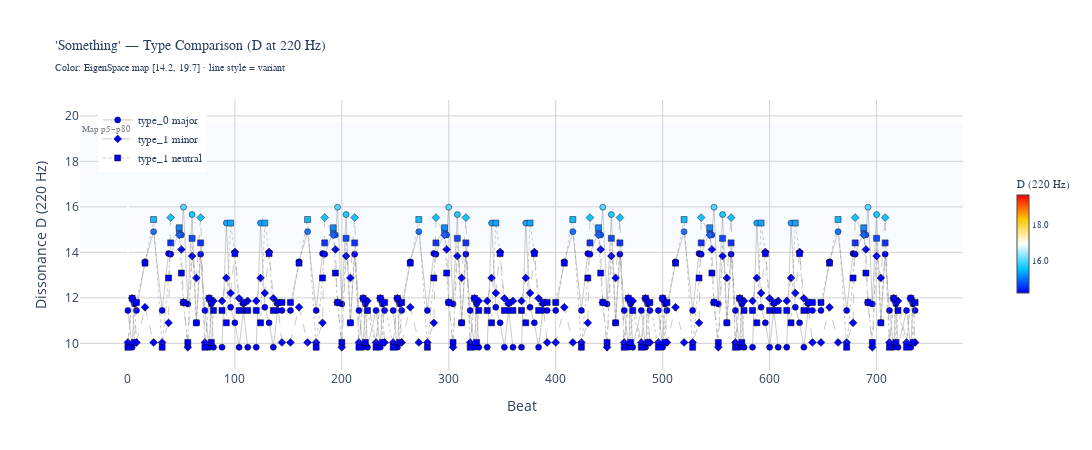
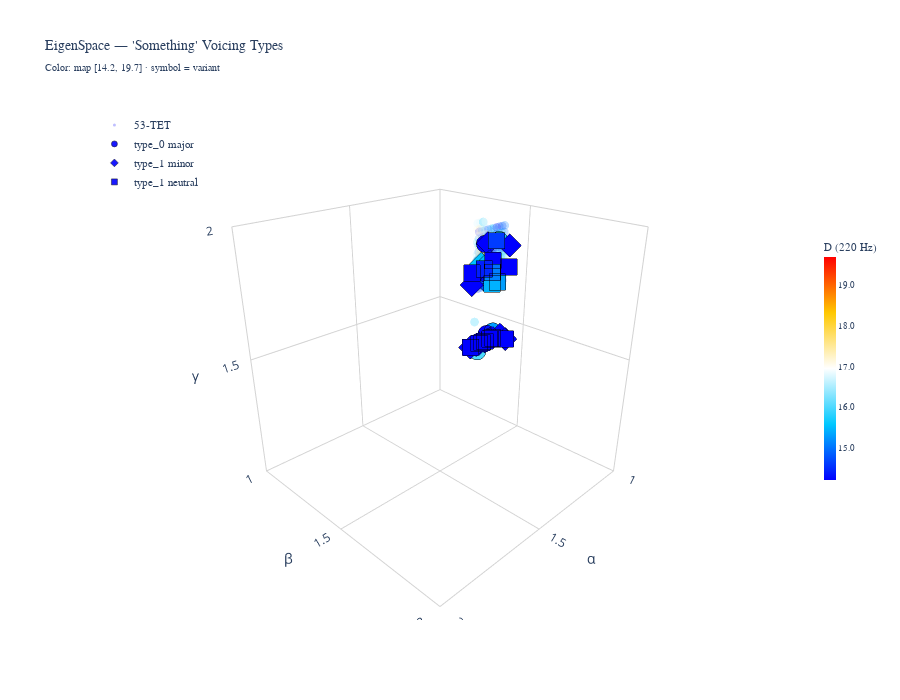

Notebook code cell kept with these figures, in order:
### Code cell
# ============================================================================
# COMPARE "Something" — type_0 (major) vs type_1 (minor) vs type_1 (neutral)
# ============================================================================

midi_dir = "../dataset/midi_files/53_tet_mpe/"
variants = {
    "type_0 major":   f"{midi_dir}47832_Something_C_major_type_0_major.mid",
    "type_1 minor":   f"{midi_dir}47832_Something_C_major_type_1_minor.mid",
    "type_1 neutral": f"{midi_dir}47832_Something_C_major_type_1_neutral.mid",
}

dfs = {}
for label, path in variants.items():
    df_v = midi_to_eigenspace(path, ref_chords=df_ref)
    df_v = df_v[df_v['in_tetrahedron']].copy()
    dfs[label] = df_v

# ── Summary table ───────────────────────────────────────────────────────────
print(f"{'Variant':18s}  {'Chords':>6}  {'D@220 range':>18}  {'D@root range':>18}  {'Top chord names'}")
print("=" * 110)
for label, df_v in dfs.items():
    top3 = ", ".join(f"{n}×{c}" for n, c in df_v['matched_name'].value_counts().head(3).items())
    print(f"{label:18s}  {len(df_v):6d}  "
          f"{df_v['d_220'].min():7.3f} – {df_v['d_220'].max():.3f}  "
          f"{df_v['d_root'].min():7.3f} – {df_v['d_root'].max():.3f}  "
          f"{top3}")

# ── Overlaid timeline ───────────────────────────────────────────────────────
# Color = EigenSpace dissonance scale · line dash = variant type
line_dashes = {"type_0 major": "solid", "type_1 minor": "dash", "type_1 neutral": "dot"}
marker_symbols_2d = {"type_0 major": "circle", "type_1 minor": "diamond", "type_1 neutral": "square"}

fig3 = go.Figure()

# Map reference band
fig3.add_hrect(
    y0=D_MAP_MIN, y1=D_MAP_MAX,
    fillcolor='rgba(180, 200, 255, 0.10)', line_width=0,
    annotation_text='Map p5–p80', annotation_position='top left',
    annotation=dict(font=dict(size=9, color='gray', family='Source Code Pro')),
)

all_d = []
show_colorbar = True
for label, df_v in dfs.items():
    all_d.extend(df_v['d_220'].tolist())
    cb = dict(
        title='D (220 Hz)', thickness=12, len=0.5, x=1.05,
        tickfont=dict(size=9, family='Source Code Pro'), tickformat='.1f',
    ) if show_colorbar else None
    fig3.add_trace(go.Scatter(
        x=df_v['beat'], y=df_v['d_220'],
        mode='lines+markers',
        marker=dict(
            size=6,
            symbol=marker_symbols_2d[label],
            color=df_v['d_220'],
            colorscale=eigenspace_colorscale,
            cmin=D_MAP_MIN,
            cmax=D_MAP_MAX,
            line=dict(width=0.5, color='black'),
            colorbar=cb,
        ),
        line=dict(color='rgba(120,120,120,0.4)', width=1, dash=line_dashes[label]),
        text=[f"{label}<br>{row['matched_name']}<br>D={row['d_220']:.3f}" for _, row in df_v.iterrows()],
        hoverinfo='text',
        name=label,
    ))
    show_colorbar = False

all_d = np.array(all_d)
fig3.update_layout(
    title=dict(
        text="'Something' — Type Comparison (D at 220 Hz)<br>"
             f"<sub>Color: EigenSpace map [{D_MAP_MIN:.1f}, {D_MAP_MAX:.1f}] · line style = variant</sub>",
        font=dict(size=14, family='Source Code Pro'),
    ),
    xaxis=dict(title='Beat', gridcolor='lightgray'),
    yaxis=dict(
        title='Dissonance D (220 Hz)',
        gridcolor='lightgray',
        range=[min(all_d.min(), D_MAP_MIN) - 1.0, max(all_d.max(), D_MAP_MAX) + 1.0],
    ),
    width=1200, height=450,
    paper_bgcolor='white', plot_bgcolor='white',
    legend=dict(x=0.02, y=0.98, font=dict(family='Source Code Pro', size=11)),
)
fig3.show()

# ── EigenSpace 3D comparison ───────────────────────────────────────────────
fig4 = go.Figure()

# 53-TET reference — colored by EigenSpace dissonance (faint)
fig4.add_trace(go.Scatter3d(
    x=df_ref['alpha'], y=df_ref['beta'], z=df_ref['gamma'],
    mode='markers',
    marker=dict(
        size=3,
        color=df_ref['dissonance'],
        colorscale=eigenspace_colorscale,
        cmin=D_MAP_MIN, cmax=D_MAP_MAX,
        opacity=0.25,
    ),
    name='53-TET', showlegend=True, hoverinfo='skip',
))

symbols_3d = {"type_0 major": "circle", "type_1 minor": "diamond", "type_1 neutral": "square"}
show_cbar = True
for label, df_v in dfs.items():
    cb3 = dict(
        title='D (220 Hz)', thickness=12, len=0.5,
        tickfont=dict(size=9, family='Source Code Pro'), tickformat='.1f',
    ) if show_cbar else None
    fig4.add_trace(go.Scatter3d(
        x=df_v['alpha'], y=df_v['beta'], z=df_v['gamma'],
        mode='markers',
        marker=dict(
            size=6,
            color=df_v['d_220'],
            colorscale=eigenspace_colorscale,
            cmin=D_MAP_MIN, cmax=D_MAP_MAX,
            opacity=0.9,
            symbol=symbols_3d[label],
            line=dict(width=0.5, color='black'),
            colorbar=cb3,
        ),
        text=[f"{label}<br>{row['matched_name']}<br>D={row['d_220']:.3f}" for _, row in df_v.iterrows()],
        hoverinfo='text',
        name=label,
    ))
    show_cbar = False

fig4.update_layout(
    title=dict(
        text="EigenSpace — 'Something' Voicing Types<br>"
             f"<sub>Color: map [{D_MAP_MIN:.1f}, {D_MAP_MAX:.1f}] · symbol = variant</sub>",
        font=dict(size=14, family='Source Code Pro'),
    ),
    scene=dict(
        xaxis=dict(title='α', range=[1.0, 2.0], backgroundcolor='white', gridcolor='lightgray'),
        yaxis=dict(title='β', range=[1.0, 2.0], backgroundcolor='white', gridcolor='lightgray'),
        zaxis=dict(title='γ', range=[1.0, 2.0], backgroundcolor='white', gridcolor='lightgray'),
        camera=dict(eye=dict(x=1.5, y=1.5, z=1.0)),
        bgcolor='white', aspectmode='cube',
    ),
    width=900, height=700,
    paper_bgcolor='white',
    legend=dict(x=0.02, y=0.98, font=dict(size=11, family='Source Code Pro')),
)
fig4.show()

### Figure 1 — Plotly figure (JSON) as saved in the notebook; plotly's stock layout.template omitted (floating-point values rounded to 4 significant figures; data arrays with more than 128 entries replaced by an {"elided": "..."} marker saying what was removed)
{"data": [{"hoverinfo": "text", "line": {"color": "rgba(120,120,120,0.4)", "dash": "solid", "width": 1}, "marker": {"cmax": 19.7, "cmin": 14.21, "color": {"elided": "165 float values"}, "colorbar": {"len": 0.5, "thickness": 12, "tickfont": {"family": "Source Code Pro", "size": 9}, "tickformat": ".1f", "title": {"text": "D (220 Hz)"}, "x": 1.05}, "colorscale": [[0, "rgba(0,   0, 255, 1.0)"], [0.25, "rgba(0, 200, 255, 1.0)"], [0.5, "rgba(255,255,255, 1.0)"], [0.75, "rgba(255,200,  0, 1.0)"], [1, "rgba(255,  0,  0, 1.0)"]], "line": {"color": "black", "width": 0.5}, "size": 6, "symbol": "circle"}, "mode": "lines+markers", "name": "type_0 major", "text": {"elided": "165 str values"}, "type": "scatter", "x": {"elided": "165 float values"}, "y": {"elided": "165 float values"}}, {"hoverinfo": "text", "line": {"color": "rgba(120,120,120,0.4)", "dash": "dash", "width": 1}, "marker": {"cmax": 19.7, "cmin": 14.21, "color": {"elided": "165 float values"}, "colorscale": [[0, "rgba(0,   0, 255, 1.0)"], [0.25, "rgba(0, 200, 255, 1.0)"], [0.5, "rgba(255,255,255, 1.0)"], [0.75, "rgba(255,200,  0, 1.0)"], [1, "rgba(255,  0,  0, 1.0)"]], "line": {"color": "black", "width": 0.5}, "size": 6, "symbol": "diamond"}, "mode": "lines+markers", "name": "type_1 minor", "text": {"elided": "165 str values"}, "type": "scatter", "x": {"elided": "165 float values"}, "y": {"elided": "165 float values"}}, {"hoverinfo": "text", "line": {"color": "rgba(120,120,120,0.4)", "dash": "dot", "width": 1}, "marker": {"cmax": 19.7, "cmin": 14.21, "color": {"elided": "165 float values"}, "colorscale": [[0, "rgba(0,   0, 255, 1.0)"], [0.25, "rgba(0, 200, 255, 1.0)"], [0.5, "rgba(255,255,255, 1.0)"], [0.75, "rgba(255,200,  0, 1.0)"], [1, "rgba(255,  0,  0, 1.0)"]], "line": {"color": "black", "width": 0.5}, "size": 6, "symbol": "square"}, "mode": "lines+markers", "name": "type_1 neutral", "text": {"elided": "165 str values"}, "type": "scatter", "x": {"elided": "165 float values"}, "y": {"elided": "165 float values"}}], "layout": {"annotations": [{"font": {"color": "gray", "family": "Source Code Pro", "size": 9}, "showarrow": false, "text": "Map p5–p80", "x": 0, "xanchor": "left", "xref": "x domain", "y": 19.7, "yanchor": "top", "yref": "y"}], "height": 450, "legend": {"font": {"family": "Source Code Pro", "size": 11}, "x": 0.02, "y": 0.98}, "paper_bgcolor": "white", "plot_bgcolor": "white", "shapes": [{"fillcolor": "rgba(180, 200, 255, 0.10)", "line": {"width": 0}, "type": "rect", "x0": 0, "x1": 1, "xref": "x domain", "y0": 14.21, "y1": 19.7, "yref": "y"}], "title": {"font": {"family": "Source Code Pro", "size": 14}, "text": "'Something' — Type Comparison (D at 220 Hz)<br><sub>Color: EigenSpace map [14.2, 19.7] · line style = variant</sub>"}, "width": 1200, "xaxis": {"gridcolor": "lightgray", "title": {"text": "Beat"}}, "yaxis": {"gridcolor": "lightgray", "range": [8.83, 20.7], "title": {"text": "Dissonance D (220 Hz)"}}}}

### Figure 2 — Plotly figure (JSON) as saved in the notebook; plotly's stock layout.template omitted (floating-point values rounded to 4 significant figures; data arrays with more than 128 entries replaced by an {"elided": "..."} marker saying what was removed)
{"data": [{"hoverinfo": "skip", "marker": {"cmax": 19.7, "cmin": 14.21, "color": {"elided": "168 float values"}, "colorscale": [[0, "rgba(0,   0, 255, 1.0)"], [0.25, "rgba(0, 200, 255, 1.0)"], [0.5, "rgba(255,255,255, 1.0)"], [0.75, "rgba(255,200,  0, 1.0)"], [1, "rgba(255,  0,  0, 1.0)"]], "opacity": 0.25, "size": 3}, "mode": "markers", "name": "53-TET", "showlegend": true, "type": "scatter3d", "x": {"elided": "168 float values"}, "y": {"elided": "168 float values"}, "z": {"elided": "168 float values"}}, {"hoverinfo": "text", "marker": {"cmax": 19.7, "cmin": 14.21, "color": {"elided": "165 float values"}, "colorbar": {"len": 0.5, "thickness": 12, "tickfont": {"family": "Source Code Pro", "size": 9}, "tickformat": ".1f", "title": {"text": "D (220 Hz)"}}, "colorscale": [[0, "rgba(0,   0, 255, 1.0)"], [0.25, "rgba(0, 200, 255, 1.0)"], [0.5, "rgba(255,255,255, 1.0)"], [0.75, "rgba(255,200,  0, 1.0)"], [1, "rgba(255,  0,  0, 1.0)"]], "line": {"color": "black", "width": 0.5}, "opacity": 0.9, "size": 6, "symbol": "circle"}, "mode": "markers", "name": "type_0 major", "text": {"elided": "165 str values"}, "type": "scatter3d", "x": {"elided": "165 float values"}, "y": {"elided": "165 float values"}, "z": {"elided": "165 float values"}}, {"hoverinfo": "text", "marker": {"cmax": 19.7, "cmin": 14.21, "color": {"elided": "165 float values"}, "colorscale": [[0, "rgba(0,   0, 255, 1.0)"], [0.25, "rgba(0, 200, 255, 1.0)"], [0.5, "rgba(255,255,255, 1.0)"], [0.75, "rgba(255,200,  0, 1.0)"], [1, "rgba(255,  0,  0, 1.0)"]], "line": {"color": "black", "width": 0.5}, "opacity": 0.9, "size": 6, "symbol": "diamond"}, "mode": "markers", "name": "type_1 minor", "text": {"elided": "165 str values"}, "type": "scatter3d", "x": {"elided": "165 float values"}, "y": {"elided": "165 float values"}, "z": {"elided": "165 float values"}}, {"hoverinfo": "text", "marker": {"cmax": 19.7, "cmin": 14.21, "color": {"elided": "165 float values"}, "colorscale": [[0, "rgba(0,   0, 255, 1.0)"], [0.25, "rgba(0, 200, 255, 1.0)"], [0.5, "rgba(255,255,255, 1.0)"], [0.75, "rgba(255,200,  0, 1.0)"], [1, "rgba(255,  0,  0, 1.0)"]], "line": {"color": "black", "width": 0.5}, "opacity": 0.9, "size": 6, "symbol": "square"}, "mode": "markers", "name": "type_1 neutral", "text": {"elided": "165 str values"}, "type": "scatter3d", "x": {"elided": "165 float values"}, "y": {"elided": "165 float values"}, "z": {"elided": "165 float values"}}], "layout": {"height": 700, "legend": {"font": {"family": "Source Code Pro", "size": 11}, "x": 0.02, "y": 0.98}, "paper_bgcolor": "white", "scene": {"aspectmode": "cube", "bgcolor": "white", "camera": {"eye": {"x": 1.5, "y": 1.5, "z": 1}}, "xaxis": {"backgroundcolor": "white", "gridcolor": "lightgray", "range": [1, 2], "title": {"text": "α"}}, "yaxis": {"backgroundcolor": "white", "gridcolor": "lightgray", "range": [1, 2], "title": {"text": "β"}}, "zaxis": {"backgroundcolor": "white", "gridcolor": "lightgray", "range": [1, 2], "title": {"text": "γ"}}}, "title": {"font": {"family": "Source Code Pro", "size": 14}, "text": "EigenSpace — 'Something' Voicing Types<br><sub>Color: map [14.2, 19.7] · symbol = variant</sub>"}, "width": 900}}
